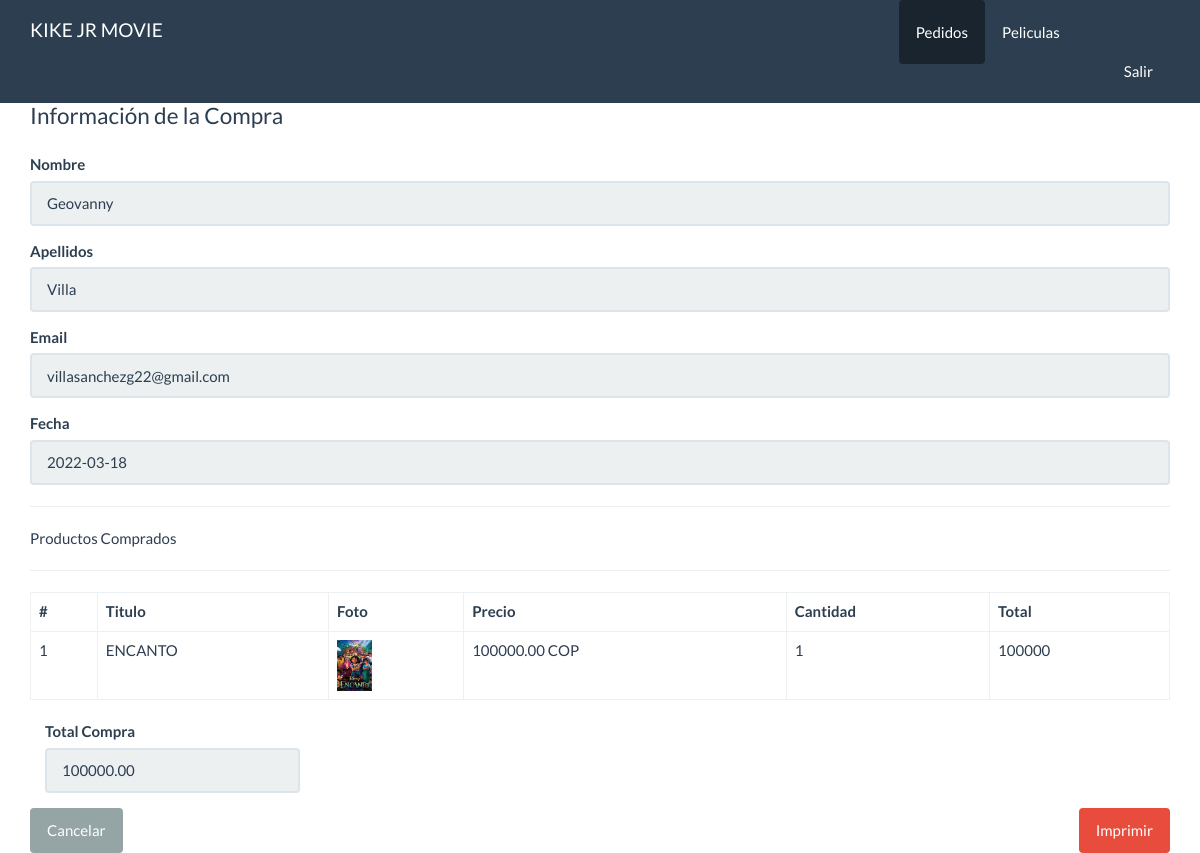
Screenshot of /panel/pedidos/ver.php?id=6 (signed in) with the database file from the repository.
### tables this page shows
CREATE TABLE `pedidos` (
  `id` int(10) NOT NULL,
  `cliente_id` int(11) NOT NULL,
  `total` decimal(10,2) NOT NULL,
  `fecha` date NOT NULL,
  `estado` int(11) NOT NULL DEFAULT 1
);

CREATE TABLE `cliente` (
  `id` int(11) NOT NULL,
  `nombre` text NOT NULL,
  `apellidos` text NOT NULL,
  `email` text NOT NULL,
  `telefono` varchar(15) NOT NULL,
  `comentario` text DEFAULT NULL
);

CREATE TABLE `detalles_pedido` (
  `id` int(11) NOT NULL,
  `pedidos_id` int(11) NOT NULL,
  `pelicula_id` int(11) NOT NULL,
  `precio` decimal(10,2) NOT NULL,
  `cantidad` int(11) NOT NULL,
  `estado` int(11) NOT NULL DEFAULT 1
);

CREATE TABLE `pelicula` (
  `id` int(11) NOT NULL,
  `titulo` varchar(80) NOT NULL,
  `descripcion` text NOT NULL,
  `foto` text NOT NULL,
  `precio` int(11) NOT NULL,
  `categoria_id` int(11) NOT NULL,
  `fecha` date NOT NULL,
  `estado` int(11) NOT NULL DEFAULT 1
);

### src/Pedido.php (called while the page is built, shortened)
<?php
class Pedido{
    private $cn = null;
    public function __construct(){
        $this->config = parse_ini_file(__DIR__.'/../config.ini') ;
        $this->cn = new \PDO( $this->config['dns'], $this->config['usuario'],$this->config['clave'],array(
            \PDO::MYSQL_ATTR_INIT_COMMAND => 'SET NAMES utf8'
        ));
    }
    public function mostrarPorId($id){
        $sql = "SELECT p.id, nombre, apellidos, email, total, fecha FROM pedidos p
        INNER JOIN cliente c ON p.cliente_id = c.id WHERE p.id = :id";
        $resultado = $this->cn->prepare($sql);
        $_array = array(
            ':id'=>$id
        );
        if($resultado->execute($_array))
            return  $resultado->fetch();
        return false;
    }
    public function mostrarDetallePorIdPedido($id){
        $sql = "SELECT
                dp.id,
                pe.titulo,
                dp.precio,
                dp.cantidad,
                pe.foto
                FROM detalles_pedido dp
                INNER JOIN pelicula pe ON pe.id= dp.pelicula_id
                WHERE dp.pedidos_id = :id";
        $resultado = $this->cn->prepare($sql);
        $_array = array(
            ':id'=>$id
        );
        if($resultado->execute( $_array))
            return  $resultado->fetchAll();
        return false;
    }
}

### panel/pedidos/ver.php (the view, shortened to what this page needs)
<!DOCTYPE html>
<html lang="en">
  <head>
    <link rel="stylesheet" href="../../assets/css/bootstrap.min.css">
    <link rel="stylesheet" href="../../assets/css/estilos.css">
  </head>
  <body>
    <nav class="navbar navbar-default navbar-fixed-top">
      <div class="container">
        <div class="navbar-header">
          <a class="navbar-brand" href="../dashboard.php">KIKE JR MOVIE</a>
        </div>
        <div id="navbar" class="navbar-collapse collapse">
          <ul class="nav navbar-nav pull-right">
            <li class="active">
              <a href="index.php" class="btn">Pedidos</a>
            </li>
            <li>
              <a href="../pelicula/index.php" class="btn">Peliculas</a>
            </li>
            <li class="dropdown">
                <a href="#" class="dropdown-toggle" data-toggle="dropdown" role="button"
                aria-haspopup="true" aria-expanded="false"><?php print $_SESSION['usuario_info']['nombre_usuario']?>
            </li>
            <li>
              <a href="../cerrar.php" class="btn">Salir <span class="badge"></span></a>
            </li>
          </ul>
        </div>
      </div>
    </nav>
    <div class="container" id="main">
    <div class="row">
          <div class="col-md-12">
            <fieldset>
                <?php
                    $id = $_GET['id'];
                    $pedido = new kike\Pedido;
                    $info_pedido = $pedido->mostrarPorId($id);
                    $info_detalle_pedido = $pedido->mostrarDetallePorIdPedido($id);
                ?>
                <legend>Información de la Compra</legend>
                <div class="form-group">
                    <label>Nombre</label>
                    <input value="<?php print $info_pedido['nombre'] ?>" type="text" class="form-control" readonly>
                </div>
                <div class="form-group">
                    <label>Apellidos</label>
                    <input value="<?php print $info_pedido['apellidos'] ?>" type="text" class="form-control" readonly>
                </div>
                <div class="form-group">
                    <label>Email</label>
                    <input value="<?php print $info_pedido['email'] ?>" type="text" class="form-control" readonly>
                </div>
                <div class="form-group">
                    <label>Fecha</label>
                    <input value="<?php print $info_pedido['fecha'] ?>" type="text" class="form-control" readonly>
                </div>
                <hr>
                    Productos Comprados
                <hr>
                <table class="table table-bordered">
                  <thead>
                    <tr>
                      <th>#</th>
                      <th>Titulo</th>
                      <th>Foto</th>
                      <th>Precio</th>
                      <th>Cantidad</th>
                      <th>
                          Total
                      </th>
                    </tr>
                  </thead>
                  <tbody>
                    <?php
                    $cantidad = count($info_detalle_pedido);
                      if($cantidad > 0){
                        $c=0;
                      for($x =0; $x < $cantidad; $x++){
                        $c++;
                        $item = $info_detalle_pedido[$x];
                        $total = $item['precio'] * $item['cantidad'];
                    ?>
                    <tr>
                      <td><?php print $c?></td>
                      <td><?php print $item['titulo']?></td>
                      <td>
                      <?php
                          $foto = '../../upload/'.$item['foto'];
                          if(file_exists($foto)){
                        ?>
                          <img src="<?php print $foto; ?>" width="35">
                      <?php }else{?>
                          SIN FOTO
                      <?php }?>
                      </td>
                      <td><?php print $item['precio']?> COP</td>
                      <td><?php print $item['cantidad']?></td>
                    <td>
                    <?php print $total?>
                    </td>
                    </tr>
                    <?php
                      }
                    }else{
                    ?>
                    <tr>
                      <td colspan="6">NO HAY REGISTROS</td>
                    </tr>
                    <?php }?>
                  </tbody>
                </table>
                <div class="col-md-3">
                    <div class="form-group">
                        <label>Total Compra</label>
                        <input value="<?php print $info_pedido['total'] ?>" type="text" class="form-control" readonly>
                    </div>
                </div>
            </fieldset>
            <div class="pull-left">
                <a href="index.php" class="btn btn-default hidden-print">Cancelar</a>
            </div>
            <div class="pull-right">
                <a href="javascript:;" id="btnImprimir" class="btn btn-danger hidden-print">Imprimir</a>
            </div>
          </div>
        </div>
    </div>
  </body>
</html>

### assets/css/estilos.css (style rules this page uses)
#main { margin-top: 100px; }

### rows the page displays
pedidos: cliente.nombre "Geovanny", cliente.apellidos "Villa", cliente.email "villasanchezg22@gmail.com", fecha "2022-03-18", total "100000.00"
detalles_pedido: pelicula.titulo "ENCANTO", pelicula.foto (picture), precio "100000.00", cantidad "1", total "100000"
